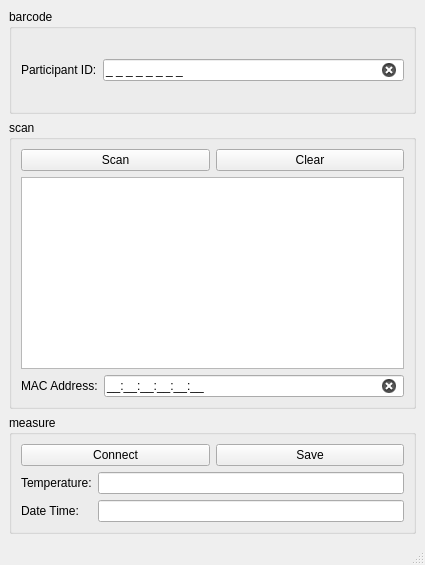
<?xml version="1.0" encoding="UTF-8"?>
<ui version="4.0">
 <class>MainWindow</class>
 <widget class="QMainWindow" name="MainWindow">
  <property name="geometry">
   <rect>
    <x>0</x>
    <y>0</y>
    <width>425</width>
    <height>565</height>
   </rect>
  </property>
  <property name="windowTitle">
   <string>MainWindow</string>
  </property>
  <widget class="QWidget" name="centralwidget">
   <layout class="QVBoxLayout" name="verticalLayout_2">
    <item>
     <widget class="QGroupBox" name="iDgroupBox">
      <property name="sizePolicy">
       <sizepolicy hsizetype="Preferred" vsizetype="Preferred">
        <horstretch>0</horstretch>
        <verstretch>0</verstretch>
       </sizepolicy>
      </property>
      <property name="title">
       <string>barcode</string>
      </property>
      <layout class="QHBoxLayout" name="horizontalLayout">
       <item>
        <widget class="QLabel" name="iDlabel">
         <property name="text">
          <string>Participant ID:</string>
         </property>
         <property name="buddy">
          <cstring>iDlineEdit</cstring>
         </property>
        </widget>
       </item>
       <item>
        <widget class="QLineEdit" name="iDlineEdit">
         <property name="inputMask">
          <string>0 0 0 0 0 0 0 0;_</string>
         </property>
         <property name="text">
          <string>       </string>
         </property>
         <property name="maxLength">
          <number>15</number>
         </property>
         <property name="cursorPosition">
          <number>0</number>
         </property>
         <property name="clearButtonEnabled">
          <bool>true</bool>
         </property>
        </widget>
       </item>
      </layout>
     </widget>
    </item>
    <item>
     <widget class="QGroupBox" name="scanGroupBox">
      <property name="title">
       <string>scan</string>
      </property>
      <layout class="QVBoxLayout" name="verticalLayout">
       <item>
        <layout class="QHBoxLayout" name="horizontalLayout_2">
         <item>
          <widget class="QPushButton" name="scanButton">
           <property name="text">
            <string>Scan</string>
           </property>
          </widget>
         </item>
         <item>
          <widget class="QPushButton" name="clearButton">
           <property name="text">
            <string>Clear</string>
           </property>
          </widget>
         </item>
        </layout>
       </item>
       <item>
        <widget class="QListWidget" name="deviceListWidget">
         <property name="sizePolicy">
          <sizepolicy hsizetype="Expanding" vsizetype="Preferred">
           <horstretch>0</horstretch>
           <verstretch>0</verstretch>
          </sizepolicy>
         </property>
        </widget>
       </item>
       <item>
        <layout class="QHBoxLayout" name="horizontalLayout_3">
         <item>
          <widget class="QLabel" name="macLabel">
           <property name="text">
            <string>MAC Address:</string>
           </property>
           <property name="buddy">
            <cstring>addressLineEdit</cstring>
           </property>
          </widget>
         </item>
         <item>
          <widget class="QLineEdit" name="addressLineEdit">
           <property name="inputMask">
            <string>HH:HH:HH:HH:HH:HH;_</string>
           </property>
           <property name="clearButtonEnabled">
            <bool>true</bool>
           </property>
          </widget>
         </item>
        </layout>
       </item>
      </layout>
     </widget>
    </item>
    <item>
     <widget class="QGroupBox" name="measureGroupBox">
      <property name="title">
       <string>measure</string>
      </property>
      <layout class="QVBoxLayout" name="verticalLayout_3">
       <item>
        <layout class="QHBoxLayout" name="horizontalLayout_4">
         <item>
          <widget class="QPushButton" name="connectButton">
           <property name="sizePolicy">
            <sizepolicy hsizetype="Minimum" vsizetype="Fixed">
             <horstretch>0</horstretch>
             <verstretch>0</verstretch>
            </sizepolicy>
           </property>
           <property name="text">
            <string>Connect</string>
           </property>
          </widget>
         </item>
         <item>
          <widget class="QPushButton" name="saveButton">
           <property name="sizePolicy">
            <sizepolicy hsizetype="Minimum" vsizetype="Fixed">
             <horstretch>0</horstretch>
             <verstretch>0</verstretch>
            </sizepolicy>
           </property>
           <property name="text">
            <string>Save</string>
           </property>
          </widget>
         </item>
        </layout>
       </item>
       <item>
        <layout class="QFormLayout" name="formLayout">
         <item row="0" column="0">
          <widget class="QLabel" name="temperatureLabel">
           <property name="text">
            <string>Temperature:</string>
           </property>
           <property name="buddy">
            <cstring>temperatureLineEdit</cstring>
           </property>
          </widget>
         </item>
         <item row="0" column="1">
          <widget class="QLineEdit" name="temperatureLineEdit">
           <property name="readOnly">
            <bool>true</bool>
           </property>
          </widget>
         </item>
         <item row="1" column="0">
          <widget class="QLabel" name="dateTimeLabel">
           <property name="text">
            <string>Date Time:</string>
           </property>
           <property name="buddy">
            <cstring>dateTimeLineEdit</cstring>
           </property>
          </widget>
         </item>
         <item row="1" column="1">
          <widget class="QLineEdit" name="dateTimeLineEdit">
           <property name="readOnly">
            <bool>true</bool>
           </property>
          </widget>
         </item>
        </layout>
       </item>
      </layout>
     </widget>
    </item>
   </layout>
  </widget>
  <widget class="QStatusBar" name="statusBar"/>
 </widget>
 <resources/>
 <connections/>
</ui>
